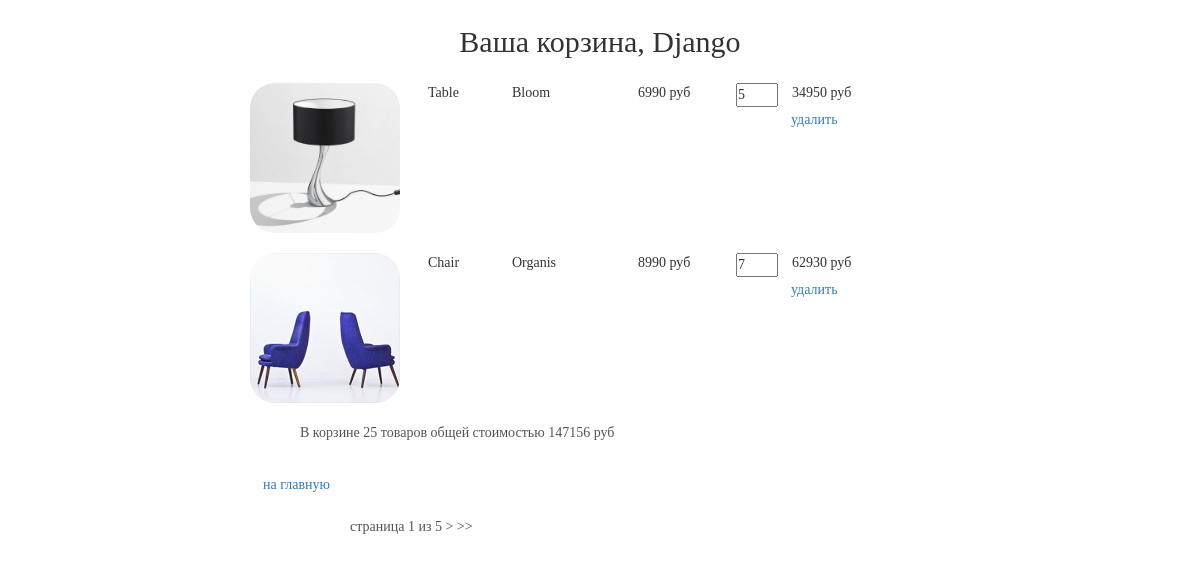
The page /basket/ (signed in) on the database as committed earlier.
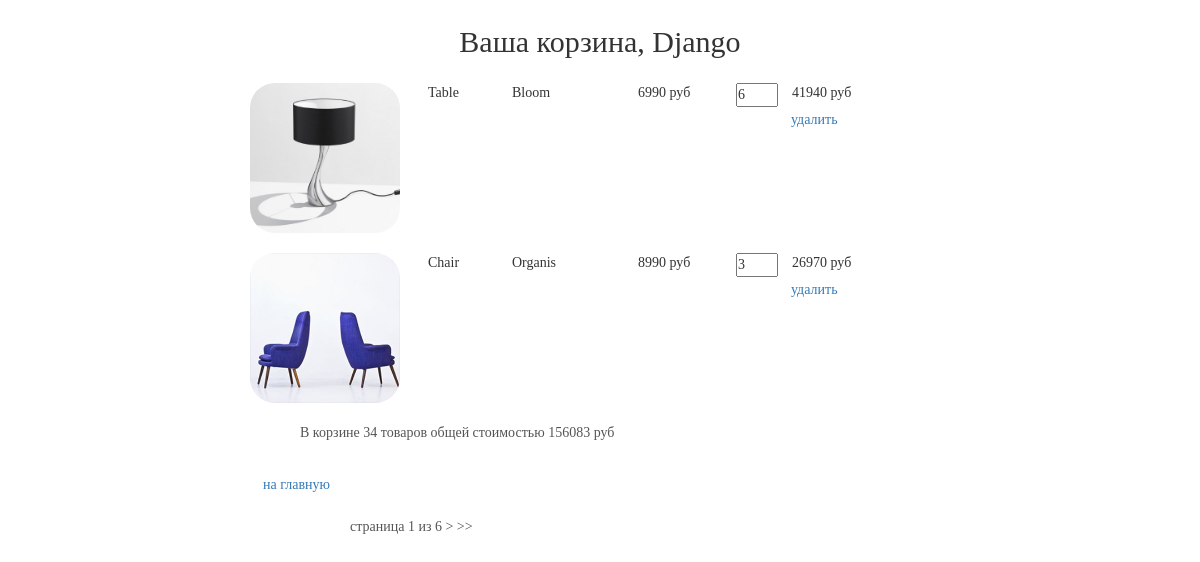
The same page on the database as committed later.
### basketapp/models.py (models this page shows)
class Basket(models.Model):
    user = models.ForeignKey(ShopUser, on_delete=models.CASCADE, related_name='basket')
    product = models.ForeignKey(Product, on_delete=models.CASCADE)
    quantity = models.PositiveIntegerField('количество', default=0)
    add_datetime = models.DateTimeField('дата добавления', auto_now_add=True)
    @property
    def product_cost(self):
        return self.product.price * self.quantity
    @property
    def total_quantity(self):
        return sum(map(lambda x: x.quantity, self.user.basket.all()))
    @property
    def total_cost(self):
        return sum(map(lambda x: x.product_cost, self.user.basket.all()))

### mainapp/models.py (models this page shows, shortened)
class Product(models.Model):
    category = models.ForeignKey(ProductCategory, on_delete=models.PROTECT, verbose_name='Категория')
    name = models.CharField('Название', max_length=128)
    short_description = models.CharField('Краткое описание', max_length=128, blank=True)
    description = models.TextField('Описание', blank=True)
    quantity = models.PositiveIntegerField('Количество', default=0)
    price = models.DecimalField('Цена', max_digits=10, decimal_places=0, default=0)
    image = models.ImageField(upload_to='products_images', blank=True)
    is_active = models.BooleanField(default=True)
    created_at = models.DateTimeField('Дата создания', auto_now_add=True)
    updated_at = models.DateTimeField('Дата обновления', auto_now=True)

class ProductCategory(models.Model):
    name = models.CharField('Название', max_length=128, unique=True)
    description = models.TextField('Описание', max_length=255, blank=True)
    is_active = models.BooleanField(default=True)
    created_at = models.DateTimeField('Дата создания', auto_now_add=True)

### authapp/models.py (models this page shows)
class ShopUser(AbstractUser):
    age = models.PositiveSmallIntegerField('Возраст', null=True)
    avatar = models.ImageField(upload_to='users_avatars', blank=True)
    id_for_friends = models.CharField('Код для пригашения друзей', max_length=8, blank=True)

### basketapp/views.py (the view)
# urls.py: path('', adminapp.ShopUserList.as_view(), name='index'),
@login_required
def index(request, page=1):
    basket = request.user.basket.all()
    products_paginator = Paginator(basket, 2)
    try:
        basket = products_paginator.page(page)
    except PageNotAnInteger:
        basket = products_paginator.page(1)
    except EmptyPage:
        basket = products_paginator.page(products_paginator.num_pages)
    context = {
        'basket': basket
    }
    return render(request, 'basketapp/index.html', context)

### basketapp/templates/basketapp/index.html (shortened to what this page needs)
{% extends 'basketapp/base.html' %}
{% load static %}
{% block container %}
    <div class="basket_list">
		{% include 'basketapp/includes/inc__basket_list.html' %}
    </div>
    <div class="paginator">
        <span class="current">страница {{ basket.number }} из {{ basket.paginator.num_pages }}</span>
        {% if basket.has_next %}
            <a href="{% url 'basket:index_pagination' basket.next_page_number %}">
                >
            </a>
            <a href="{% url 'basket:index_pagination' basket.paginator.num_pages %}">
                >>
            </a>
        {% endif %}
    </div>
{% endblock %}

### basketapp/templates/basketapp/includes/inc__basket_list.html
{% if basket %}
    {% for item in basket %}
        <div class="basket_record">
            <img src="/media/{{ item.product.image }}" alt="{{ item.product.short_desc }}">
            <span class="category_name">{{ item.product.category.name }}</span>
            <span class="product_name">{{ item.product.name }}</span>
            <span class="product_price">{{ item.product.price }}&nbspруб</span>
            <input type="number" name="{{ item.pk }}" min="0" max="{{ item.product.quantity }}"
                   value="{{ item.quantity }}" id="{{ item.product.id }}">
            <span class="product_cost">{{ item.product_cost }}&nbspруб</span>
            <a href="{% url 'basket:delete_product' item.pk %}" class="btn btn-round">
                удалить
            </a>
        </div>
    {% endfor %}
    <div class="basket_summary">
        <p class="total_basket_text">В корзине</p>
        <div class="total_q">{{ basket.0.total_quantity }}</div>
        <p class="total_basket_text">товаров общей стоимостью</p>
        <div class="total_c">{{ basket.0.total_cost }}</div> руб
    </div>
{% else %}
    <h4>Корзина пуста</h4>
{% endif %}
<a href="{% url 'main:index' %}" class="btn btn-round">
    на главную
</a>

Rows that differ between the two databases and show on the page:
changed Basket "Table": quantity "5" → "6"; product_cost "34950" → "41940"; user+quantity "25" → "34"; user+product+quantity "147156" → "156083"
changed Basket "Chair": product.quantity "7" → "3"; product_cost "62930" → "26970"
Other text that changed with them:
{{ basket.paginator.num_pages }}: "5" → "6"
